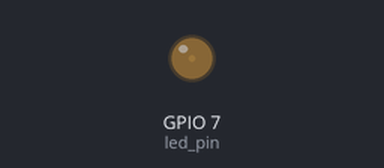
Bench run of a program on a simulated Raspberry Pi (BCM pin numbers). Shown: output pins drawn as LEDs (lit = HIGH).

Above: at 0.05 s.
At 0.5 s:
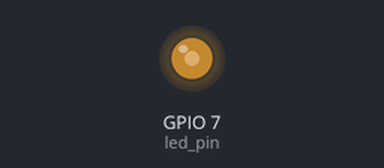
At 0.75 s:
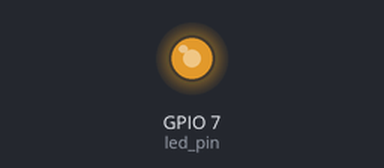
At 1.0 s:
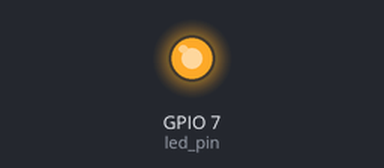
Timing chart, 0 to 3.0 s (numbered marks = the images above):
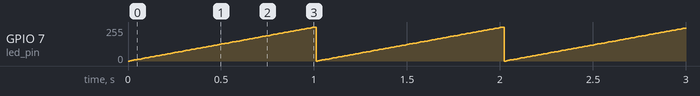

Measured:
- by itself, GPIO 7 (led_pin): ramps from 0/255 to 255/255 and jumps back, once every 1.0 s

The program:

pwm_output2.py
```python
import RPi.GPIO as GPIO
import time

led_pin=7

GPIO.setmode(GPIO.BCM)

GPIO.setup(led_pin, GPIO.OUT)

pwm=GPIO.PWM(led_pin, 1000.0) #주파수를 늘리면 LED 점멸이 부드러워짐(1.0Hz)
pwm.start(0.0) #0.0~100.0

try:
	while True:
		for t_high in range(0,101):
			pwm.ChangeDutyCycle(t_high) # Dutycycle 주기대로(일정한 리듬) 빛이 on/off
			time.sleep(0.01)

except KeyboardInterrupt:
	pass

GPIO.cleanup()
```
